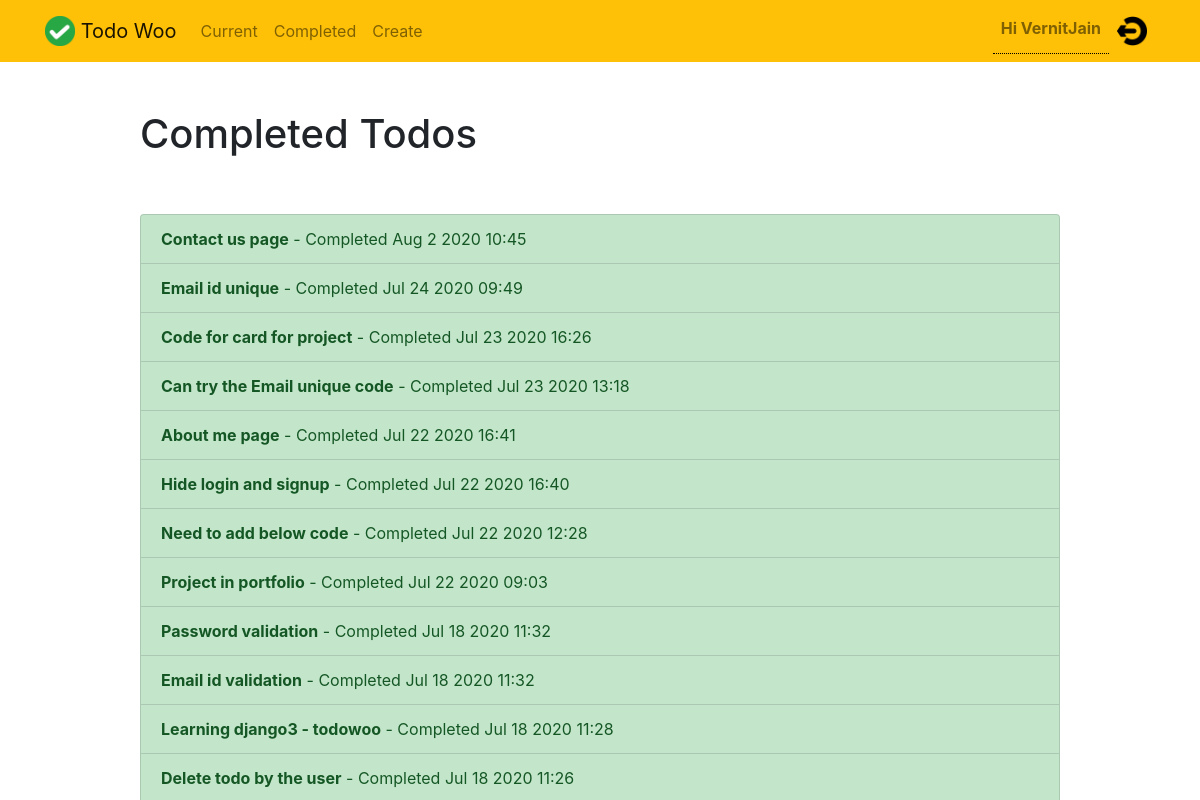
Page /todowoo/completed/ (signed in) on the earlier database version.
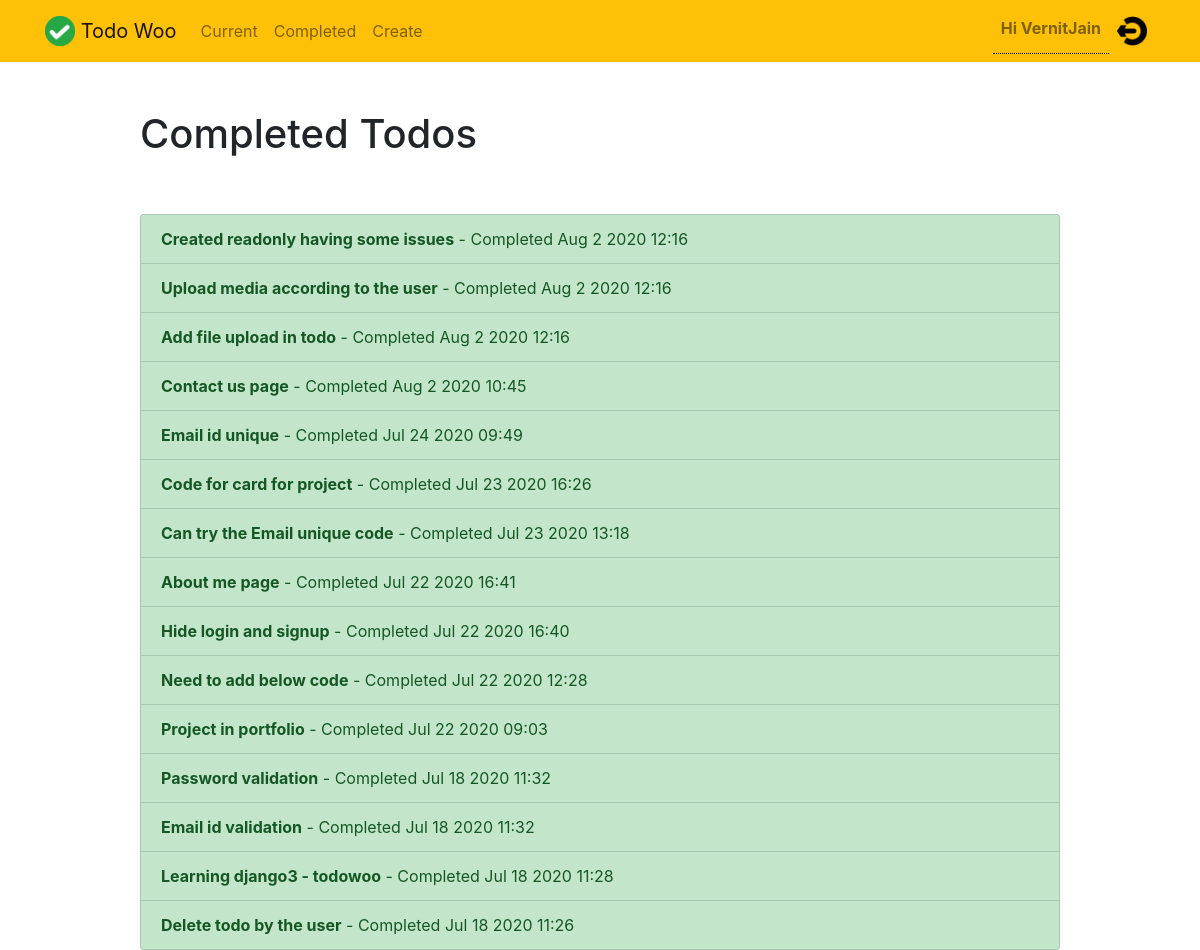
Same page on the later database version.
### todowoo/models.py (models this page shows, shortened)
class Todo(models.Model):
    title= models.CharField(max_length=100)
    memo = models.TextField(blank=True)
    created = models.DateTimeField(auto_now_add=True)
    datecompleted=models.DateTimeField(null=True, blank=True)
    important = models.BooleanField(default=False)
    user = models.ForeignKey(User, on_delete=models.CASCADE)
    deleteTodoOrNot = models.BooleanField(default=False)

### todowoo/views.py (the view)
# urls.py: path('completed/', views.completedtodos, name='completedtodos'),
@login_required
def completedtodos(request):
    todos = Todo.objects.filter(user = request.user, datecompleted__isnull = False, deleteTodoOrNot = False).order_by('-datecompleted')
    return render(request, 'todowoo/completedtodos.html',{'todos': todos})

### todowoo/templates/todowoo/completedtodos.html
{% extends "todowoo/base.html" %}
{% block content %}
    <div class="row justify-content-center mt-5">
        <div class="col-md-10">
            <h1>Completed Todos</h1>
        </div>
    </div>
    <div class="row justify-content-center mt-5">
        <div class="col-md-10">
            <div class="list-group">
                {% for todo in todos %}
                    <a href="{% url 'todowoo:viewtodo' todo.id %}" class="list-group-item list-group-item-action list-group-item-success"><b>{{ todo.title }}</b> - Completed {{ todo.datecompleted|date:'M j Y H:i' }}</a>
                {% endfor %}
            </div>
        </div>
    </div>
{% endblock %}

Differences in the rows shown:
now on this page (row edited): Todo: title "Created readonly having some issues", datecompleted "Aug 2 2020 12:16"
now on this page (row edited): Todo: title "Upload media according to the user", datecompleted "Aug 2 2020 12:16"
now on this page (row edited): Todo: title "Add file upload in todo", datecompleted "Aug 2 2020 12:16"
